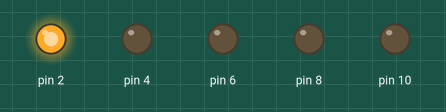
Recording of a sketch running on a simulated Arduino Uno, built with avr-gcc and run on an emulated ATmega328P. Shown: output pins drawn as LEDs (lit = HIGH).

Above: at 0.5 s.
At 2.5 s:
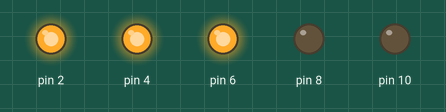
At 4.5 s:
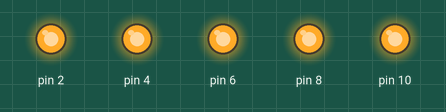
At 5.5 s:
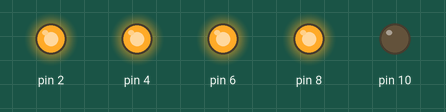
At 9.5 s:
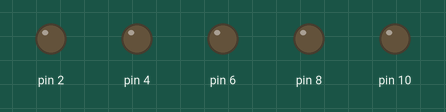
At 11.5 s:
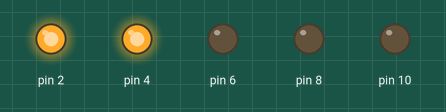
Timing chart, 0 to 13.0 s (numbered marks = the images above):
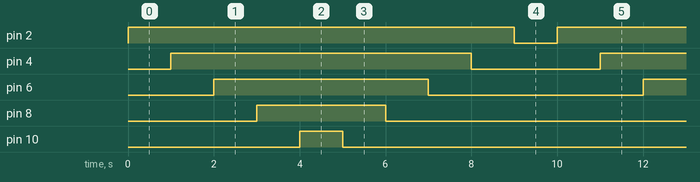

Measured:
- by itself, pin 2: alternates HIGH for 9.0 s and LOW for 1.0 s
- by itself, pin 4: alternates HIGH for 7.0 s and LOW for 3.0 s
- by itself, pin 6: alternates HIGH for 5.0 s and LOW for 5.0 s
- by itself, pin 8: alternates HIGH for 3.0 s and LOW for 7.0 s
- by itself, pin 10: alternates HIGH for 1.0 s and LOW for 9.0 s

The sketch:

test_led_sequence.ino
```cpp
int startLed = 2;
int finishLed = 10;
int ledState = LOW;

void setup(){
  for(int led = startLed;led<=finishLed;led=led+2){
    pinMode(led,OUTPUT);
  }
}
void loop(){
  if(ledState == LOW){
    for(int led = startLed;led<=finishLed;led=led+2){
      digitalWrite(led,HIGH);
      delay(1000);
    }
    ledState = HIGH;
  }
  else{
    for(int led = finishLed;led>=startLed;led=led-2){
      digitalWrite(led,LOW);
      delay(1000);
    }
    ledState = LOW;
  }
}
```
